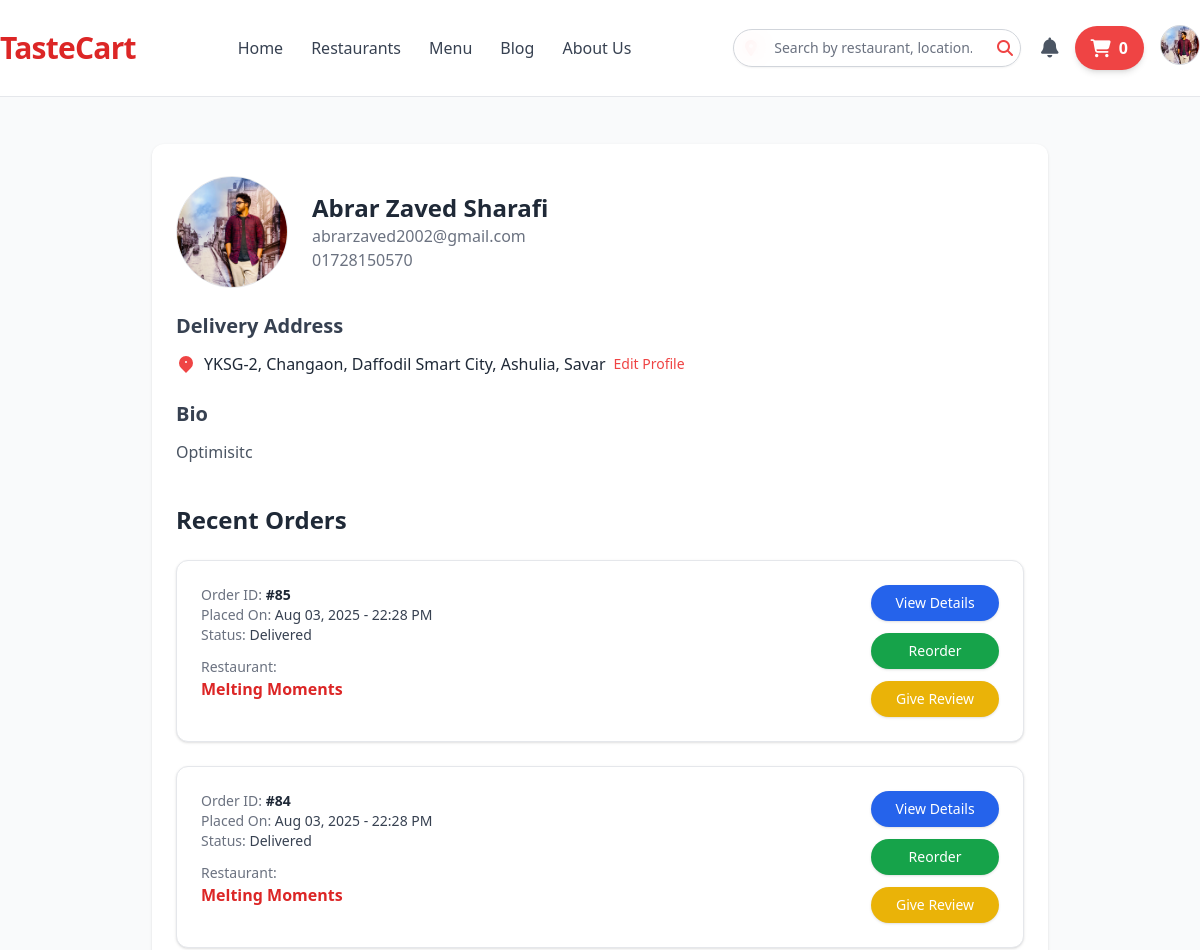
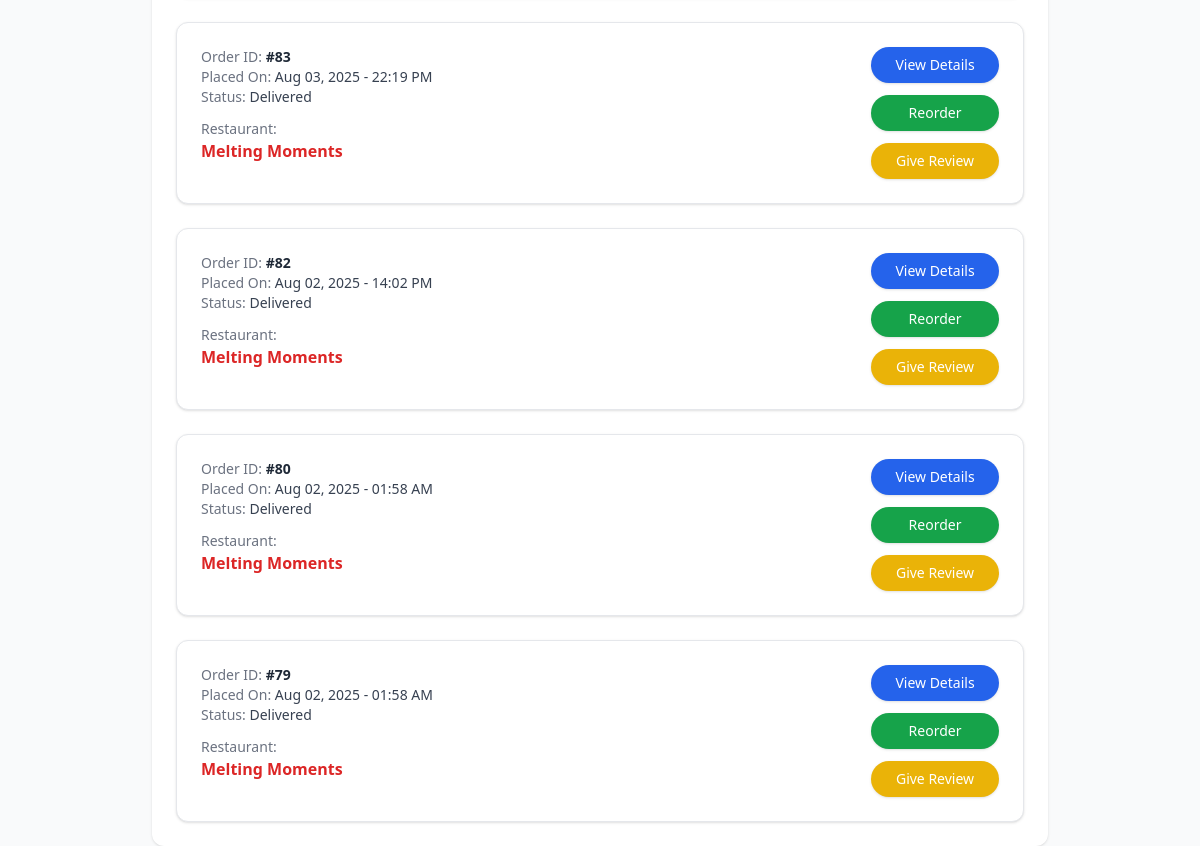
/profile/ (signed in), run on an earlier commit of the app's database (2 pictures, top to bottom).
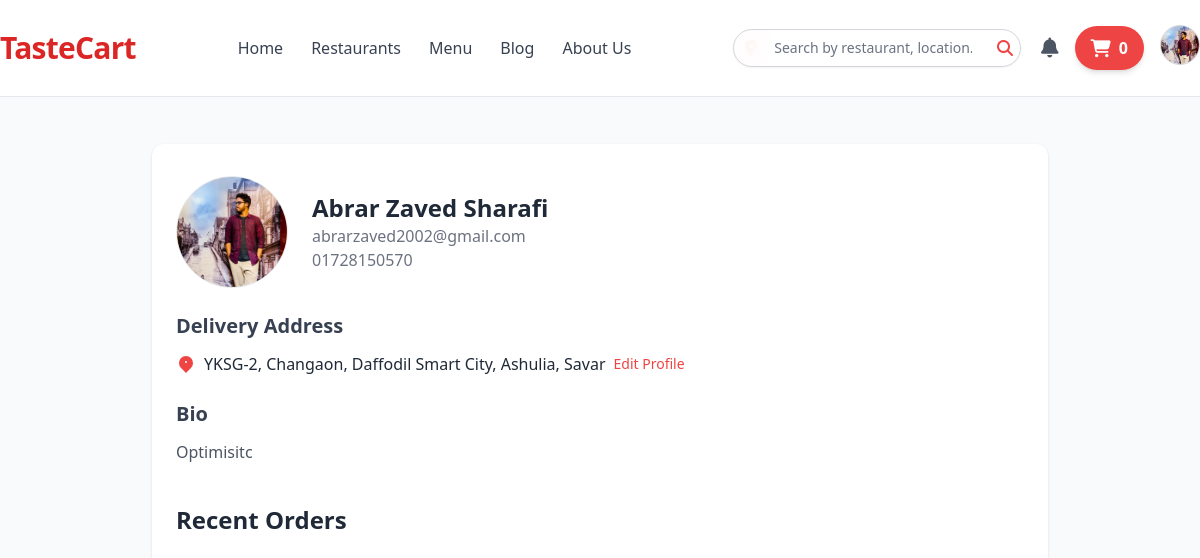
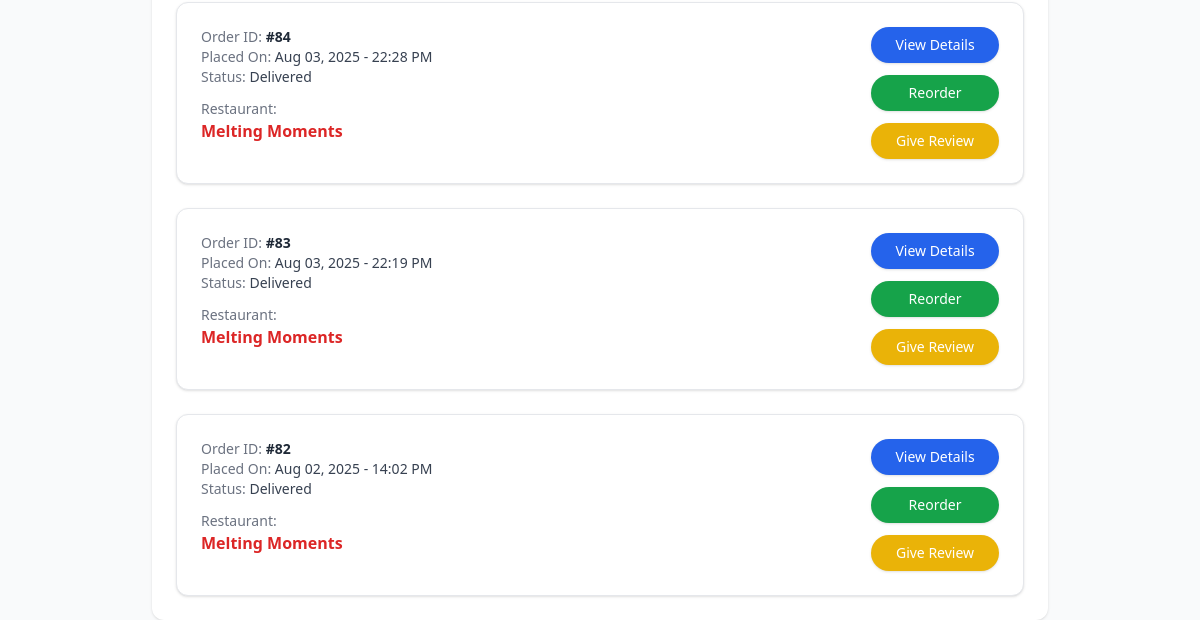
And on a later commit of the database (2 pictures, top to bottom).
### home/models.py (models this page shows, shortened)
class OrderHistory(models.Model):
    user = models.ForeignKey(settings.AUTH_USER_MODEL, on_delete=models.CASCADE)
    order = models.ForeignKey(Order, on_delete=models.CASCADE)
    created_at = models.DateTimeField(auto_now_add=True)

### order/models.py (models this page shows, shortened)
class Order(models.Model):
    choices = [
        ("Preparing", "Preparing"),
        ("Completed", "Completed"),
        ("Cancelled", "Cancelled"),
        ("Delivered", "Delivered"),
        ("Pending", "Pending"),
        ("Completed with Rider", "Completed with Rider"),
        ("Rider Assigned", "Rider Assigned"),
        ("On the way", "On the way"),
    ]
    PAYMENT_METHOD = [
        ("Cash on Delivery", "Cash on Delivery"),
        ("Online Payment", "Online Payment"),
    ]
    user = models.ForeignKey(settings.AUTH_USER_MODEL, on_delete=models.CASCADE)
    cart = models.ForeignKey(Cart, on_delete=models.CASCADE, null=True, blank=True)
    restaurant = models.ForeignKey(
        Restaurant,
        verbose_name="Restaurant",
        on_delete=models.CASCADE,
        blank=True,
        null=True,
    )
    status = models.CharField(max_length=50, choices=choices,blank=True, null=True)
    total_price = models.DecimalField(max_digits=10, decimal_places=2, default=0.00)
    is_accepted = models.BooleanField(default=False)
    is_delivered = models.BooleanField(default=False)
    payment_method = models.CharField(
        max_length=50, choices=PAYMENT_METHOD, default="Cash on Delivery"
    )
    created_at = models.DateTimeField(auto_now_add=True)

class Cart(models.Model):
    user = models.ForeignKey(settings.AUTH_USER_MODEL, on_delete=models.CASCADE)
    item = models.ForeignKey(Menu, verbose_name="Menu Item", on_delete=models.CASCADE)
    quantity = models.PositiveIntegerField(default=1)
    total_price = models.DecimalField(max_digits=10, decimal_places=2, default=0.00)
    created_at = models.DateTimeField(auto_now_add=True)
    ordered = models.BooleanField(default=False)

### restaurant/models.py (models this page shows, shortened)
class Menu(models.Model):
    CATEGORIES = [
        ("Appetizer", "Appetizer"),
        ("Main Course", "Main Course"),
        ("Dessert", "Dessert"),
        ("Beverage", "Beverage"),
    ]
    restaurant = models.ForeignKey(Restaurant, on_delete=models.CASCADE)
    item_name = models.CharField(max_length=255)
    category = models.CharField(
        max_length=50, choices=CATEGORIES, default="Main Course"
    )
    description = models.TextField(blank=True, null=True)
    price = models.DecimalField(max_digits=10, decimal_places=2)
    image = models.ImageField(upload_to="menu_images/", blank=True, null=True)
    estimated_time_delivery = models.IntegerField(
        default=30, blank=True, null=True
    )  # in minutes
    rating = models.FloatField(default=0.0)
    discount = models.DecimalField(
        max_digits=5, decimal_places=2, default=0.0, blank=True, null=True
    )  # in percentage
    is_available = models.BooleanField(default=True)

class Restaurant(models.Model):
    CATEGORIES = [
        ("Chinese", "Chinese"),
        ("Indian", "Indian"),
        ("Bengali", "Bengali"),
        ("Fast Food", "Fast Food"),
    ]
    owner = models.ForeignKey(User, on_delete=models.CASCADE)
    restaurant_name = models.CharField(max_length=255)
    category = models.CharField(max_length=50, choices=CATEGORIES, default="Bengali")
    restaurant_image = models.ImageField(
        upload_to="restaurant_images/", blank=True, null=True
    )
    inside_image1 = models.ImageField(
        upload_to="restaurant_inside_images/", blank=True, null=True
    )
    inside_image2 = models.ImageField(
        upload_to="restaurant_inside_images/", blank=True, null=True
    )
    inside_image3 = models.ImageField(
        upload_to="restaurant_inside_images/", blank=True, null=True
    )
    phone = models.CharField(max_length=15, blank=True, null=True)
    email = models.CharField(max_length=50, blank=True, null=True)
    location = models.CharField(max_length=255, blank=True, null=True)
    address = models.CharField(max_length=255, blank=True, null=True)
    description = models.TextField(blank=True, null=True)
    about = models.TextField(blank=True, null=True)
    opening_time = models.TimeField(blank=True, null=True)
    closing_time = models.TimeField(blank=True, null=True)
    chef_name = models.CharField(max_length=255, blank=True, null=True)
    chef_image = models.ImageField(upload_to="chef_images/", blank=True, null=True)
    rating = models.FloatField(default=0.0)
    offers = models.IntegerField(default=0, blank=True, null=True)
    is_open = models.BooleanField(default=False)
    estimated_delivery_time = models.IntegerField(
        default=30, blank=True, null=True
    )  # in minutes
    slug = models.SlugField(max_length=255, unique=True, blank=True, null=True)
    def __str__(self):
        return self.restaurant_name

### authentication/views.py (the view, shortened to what this page needs)
# urls.py: path("profile/", views.view_profile, name="view_profile"),
def view_profile(request):
    user = request.user
    profile, created = Profile.objects.get_or_create(user=user)
    order_history = OrderHistory.objects.filter(user=user).order_by(
        "-order__created_at"
    )
    context = {
        "user": user,
        "profile": profile,
        "order_history": order_history,
    }
    return render(request, "authentication/profile.html", context)

### home/context_processors.py (called while the page is built)
def notification_count(request):
    notification_count = 0
    all_notifications = []
    if request.user.is_authenticated:
        all_notifications = notification.objects.filter(
            user=request.user
        ).order_by("-created_at")
        notification_count = all_notifications.filter(is_read=False).count()
    return {
        "notification_count": notification_count,
        "all_notifications": all_notifications,
    }

### order/context_processors.py (called while the page is built)
def cart_count(request):
    cart_count = 0
    if request.user.is_authenticated:
        cart_count = Cart.objects.filter(
            user=request.user, ordered=False, quantity__gt=0
        ).count()
    return {"cart_count": cart_count}

### templates/authentication/profile.html (shortened to what this page needs)
{% extends 'kits/base.html' %} {% load static %}  {% block content %}
  <div class="min-h-screen bg-gray-50 pt-28">
    <section class="max-w-4xl mx-auto pt-8 p-6 bg-white rounded-xl shadow mt-8">
      <div class="flex items-center space-x-6">
        <img id="profileImg"
          src="{% if user.profile.profile_image %}
            {{ user.profile.profile_image.url }}
          {% else %}
            https://via.placeholder.com/120
          {% endif %}"
          alt="Profile"
          class="w-28 h-28 rounded-full object-cover border" />
        <div>
          <h2 class="text-2xl font-semibold text-gray-800" id="userName">{{ user.name }}</h2>
          <p class="text-gray-500" id="userEmail">{{ user.email }}</p>
          {% if user.phone %}
            <p class="text-gray-500" id="userMobile">{{ user.phone }}</p>
          {% endif %}
        </div>
      </div>
      <div class="mt-6">
        <h3 class="text-xl font-semibold mb-3 text-gray-700">Delivery Address</h3>
        <div class="flex items-center space-x-2">
          <svg xmlns="http://www.w3.org/2000/svg" class="h-5 w-5 text-red-500" viewBox="0 0 20 20" fill="currentColor">
            <path fill-rule="evenodd" d="M5.05 4.05a7 7 0 119.9 9.9l-4.95 4.95-4.95-4.95a7 7 0 010-9.9zM10 9a1 1 0 100-2 1 1 0 000 2z" clip-rule="evenodd" />
          </svg>
          <span id="userAddress">
            {% if user.profile.address %}
              {{ user.profile.address }}
            {% else %}
              No address added yet
            {% endif %}
          </span>
          <button onclick="openEditModal()" class="ml-auto text-sm text-red-500 hover:underline">Edit Profile</button>
        </div>
      </div>
      {% if user.profile.bio %}
        <div class="mt-6">
          <h3 class="text-xl font-semibold mb-3 text-gray-700">Bio</h3>
          <p class="text-gray-600" id="userBio">{{ user.profile.bio }}</p>
        </div>
      {% endif %}
      <div class="mt-10">
        <h3 class="text-2xl font-bold text-gray-800 mb-6">Recent Orders</h3>
        <ul class="space-y-6" id="orderHistory">
          {% for order in order_history %}
            <li class="bg-white p-6 rounded-xl shadow border border-gray-200">
              <div class="flex justify-between items-start">
                <div class="flex-1">
                  <p class="text-sm text-gray-500">
                    Order ID: <span class="font-semibold text-gray-800">#{{ order.order.id }}</span>
                  </p>
                  <p class="text-sm text-gray-500">
                    Placed On: <span class="text-gray-700">{{ order.order.created_at|date:'M d, Y - H:i A' }}</span>
                  </p>
                  <p class="text-sm text-gray-500">
                    Status: <span class="text-gray-700 font-medium">{{ order.order.status }}</span>
                  </p>
                  <div class="mt-3">
                    <p class="text-sm text-gray-500">Restaurant:</p>
                    <p class="text-base font-semibold text-red-600">{{ order.order.cart.item.restaurant }}</p>
                  </div>
                </div>
                <div class="flex flex-col items-center space-y-3">
                  <a href="{% url 'order_status' %}" class="w-32 text-center px-4 py-2 bg-blue-600 text-white rounded-full text-sm font-medium shadow hover:bg-blue-700 transition duration-200">View Details</a>
                  <a href="{% url 'add_to_cart' order.order.cart.item.restaurant.slug order.order.cart.item.id 1 %}" class="w-32 text-sm text-white bg-green-600 hover:bg-green-700 px-4 py-2 rounded-full font-medium shadow transition duration-200 text-center" id="reorder">Reorder</a>
                  <a href="{% url 'restaurant_view' order.order.cart.item.restaurant.slug %}" class="w-32 text-sm text-white bg-yellow-500 hover:bg-yellow-600 px-4 py-2 rounded-full font-medium shadow transition duration-200 text-center">Give Review</a>
                </div>
              </div>
            </li>
          {% empty %}
            <li class="text-center text-gray-500 py-8">No recent orders found.</li>
          {% endfor %}
        </ul>
      </div>
    </section>
  </div>
{% endblock %}

What changed in the data, as far as the page shows it:
removed OrderHistory: order.id "85", order.created_at "Aug 03, 2025 - 22:28 PM", order.status "Delivered", order.cart.item.restaurant "Melting Moments"
removed OrderHistory: order.id "80", order.created_at "Aug 02, 2025 - 01:58 AM", order.status "Delivered", order.cart.item.restaurant "Melting Moments"
removed OrderHistory: order.id "79", order.created_at "Aug 02, 2025 - 01:58 AM", order.status "Delivered", order.cart.item.restaurant "Melting Moments"
